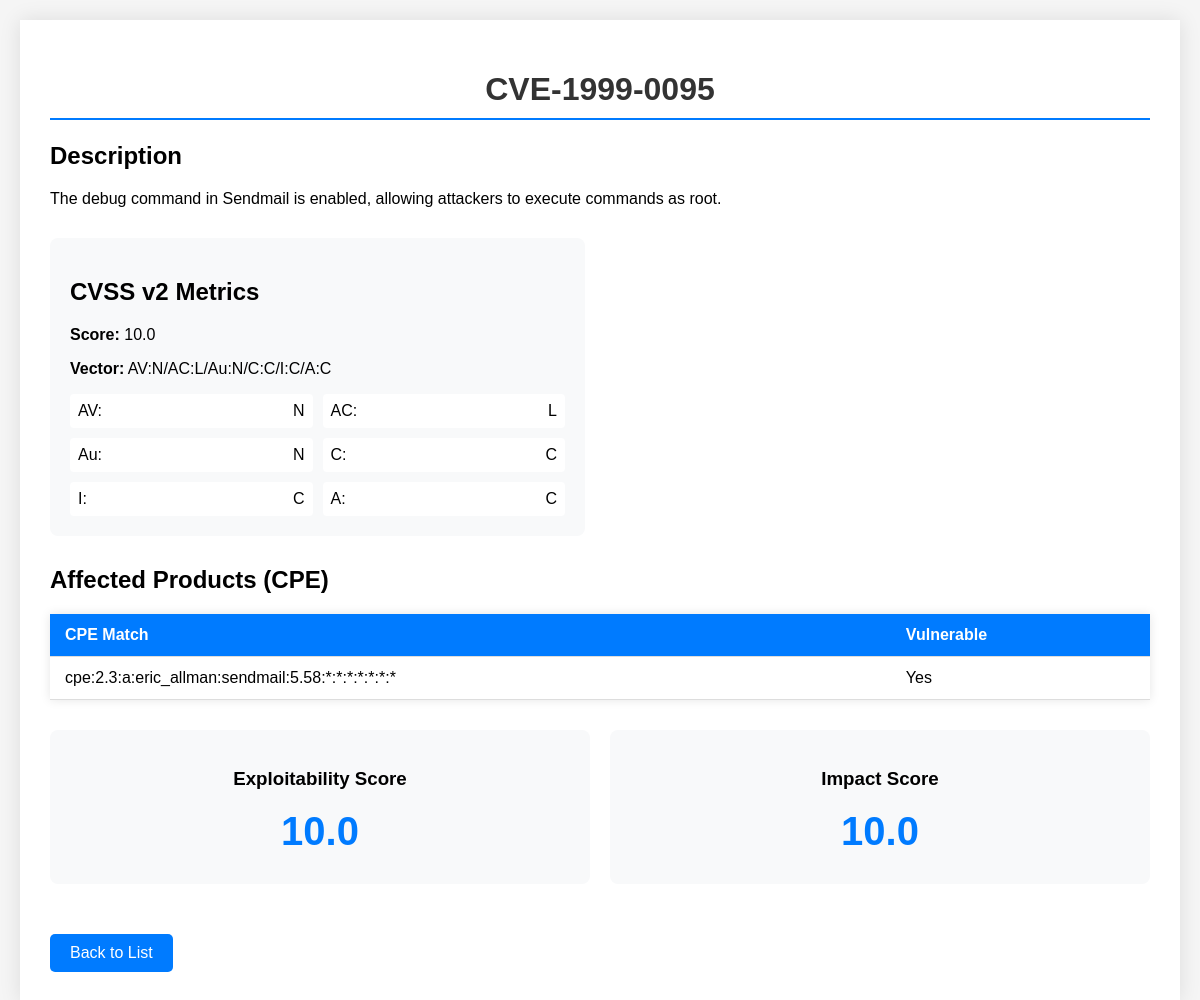
The page /cves/CVE-1999-0095 on the database its author committed.
### app/models.py (models this page shows, shortened)
class CVE(db.Model):
    __tablename__ = 'cve'
    id = db.Column(db.String(20), primary_key=True)
    published = db.Column(db.DateTime)
    last_modified = db.Column(db.DateTime)
    description = db.Column(db.Text)
    base_score_v2 = db.Column(db.Float)
    base_score_v3 = db.Column(db.Float)
    cvss_v2_vector = db.Column(db.String(100))
    cvss_v2_severity = db.Column(db.String(20))
    cvss_v3_vector = db.Column(db.String(100))
    cvss_v3_severity = db.Column(db.String(20))
    exploitability_score = db.Column(db.Float)
    impact_score = db.Column(db.Float)
    cpe_list = db.Column(db.JSON)
    status = db.Column(db.String(50))

### app/routes.py (the view)
@app.route('/cves/<cve_id>')
def cve_detail(cve_id):
    cve = CVE.query.get_or_404(cve_id)
    return render_template('cve_detail.html',
                         cve=cve,
                         cvss_v2_metrics=parse_cvss_vector(cve.cvss_v2_vector),
                         cvss_v3_metrics=parse_cvss_vector(cve.cvss_v3_vector))

### app/routes.py (called while the page is built)
def parse_cvss_vector(vector_string):
    if not vector_string:
        return {}
    return {part.split(':')[0]: part.split(':')[1]
            for part in vector_string.split('/')}

### app/templates/cve_detail.html (shortened to what this page needs)
<!DOCTYPE html>
<html>
<head>
    <link rel="stylesheet" href="{{ url_for('static', filename='css/style.css') }}">
</head>
<body>
    <div class="cve-detail">
        <h1>{{ cve.id }}</h1>
        <div class="section">
            <h2>Description</h2>
            <p>{{ cve.description }}</p>
        </div>
        <div class="metrics">
            <div class="cvss-section">
                <h2>CVSS v2 Metrics</h2>
                <p><strong>Score:</strong> {{ cve.base_score_v2  }} </p>
                <p><strong>Vector:</strong> {{ cve.cvss_v2_vector }}</p>
                <div class="vector-breakdown">
                    {% for metric, value in cvss_v2_metrics.items() %}
                    <div class="metric">
                        <span class="metric-name">{{ metric }}:</span>
                        <span class="metric-value">{{ value }}</span>
                    </div>
                    {% endfor %}
                </div>
            </div>
        </div>
        <div class="cpe-list">
            <h2>Affected Products (CPE)</h2>
            <table>
                <tr>
                    <th>CPE Match</th>
                    <th>Vulnerable</th>
                </tr>
                {% for cpe in cve.cpe_list %}
                <tr>
                    <td>{{ cpe.criteria }}</td>
                    <td>{{ 'Yes' if cpe.vulnerable else 'No' }}</td>
                </tr>
                {% endfor %}
            </table>
        </div>
        <div class="scores">
            <div class="score-card">
                <h3>Exploitability Score</h3>
                <p class="score">{{ cve.exploitability_score }}</p>
            </div>
            <div class="score-card">
                <h3>Impact Score</h3>
                <p class="score">{{ cve.impact_score }}</p>
            </div>
        </div>
        <a href="{{ url_for('list_cves') }}" class="back-button">Back to List</a>
    </div>
</body>
</html>

### app/static/css/style.css (style rules this page uses)
body { font-family: Arial, sans-serif; margin: 20px; background-color: #f5f5f5; }
h1 { color: #333; text-align: center; }
table { width: 100%; border-collapse: collapse; margin: 20px 0; background-color: white; box-shadow: 0 0 10px rgba(0, 0, 0, 0.1); }
th, td { padding: 12px 15px; text-align: left; border-bottom: 1px solid #ddd; }
th { background-color: #007bff; color: white; }
h1 { color: #333; border-bottom: 2px solid #007bff; padding-bottom: 10px; }
.back-button { display: inline-block; margin-top: 20px; padding: 10px 20px; background: #007bff; color: #fff; text-decoration: none; border-radius: 5px; }
.cve-detail { max-width: 1200px; margin: 20px auto; padding: 30px; background: white; box-shadow: 0 0 20px rgba(0,0,0,0.1); }
.metrics { display: grid; grid-template-columns: 1fr 1fr; gap: 30px; margin: 30px 0; }
.cvss-section { padding: 20px; background: #f8f9fa; border-radius: 8px; }
.vector-breakdown { display: grid; grid-template-columns: repeat(2, 1fr); gap: 10px; margin-top: 15px; }
.metric { display: flex; justify-content: space-between; padding: 8px; background: white; border-radius: 4px; }
.cpe-list table { width: 100%; margin: 20px 0; }
.scores { display: grid; grid-template-columns: repeat(2, 1fr); gap: 20px; margin: 30px 0; }
.score-card { text-align: center; padding: 20px; background: #f8f9fa; border-radius: 8px; }
.score-card .score { font-size: 2.5em; font-weight: bold; color: #007bff; margin: 10px 0; }

### rows shown on the page
CVE: id "CVE-1999-0095", description "The debug command in Sendmail is enabled, allowing attackers to execute commands as root.", base_score_v2 "10.0", cvss_v2_vector "AV:N/AC:L/Au:N/C:C/I:C/A:C", exploitability_score "10.0", impact_score "10.0"

### other values the page prints
{{ metric }} "AV" "AC" "Au" "C" "I" "A"
{{ value }} "N" "L" "N" "C" "C" "C"
{{ cpe.criteria }} "cpe:2.3:a:eric_allman:sendmail:5.58:*:*:*:*:*:*:*"
{{ 'Yes' if cpe.vulnerable else 'No' }} "Yes"
